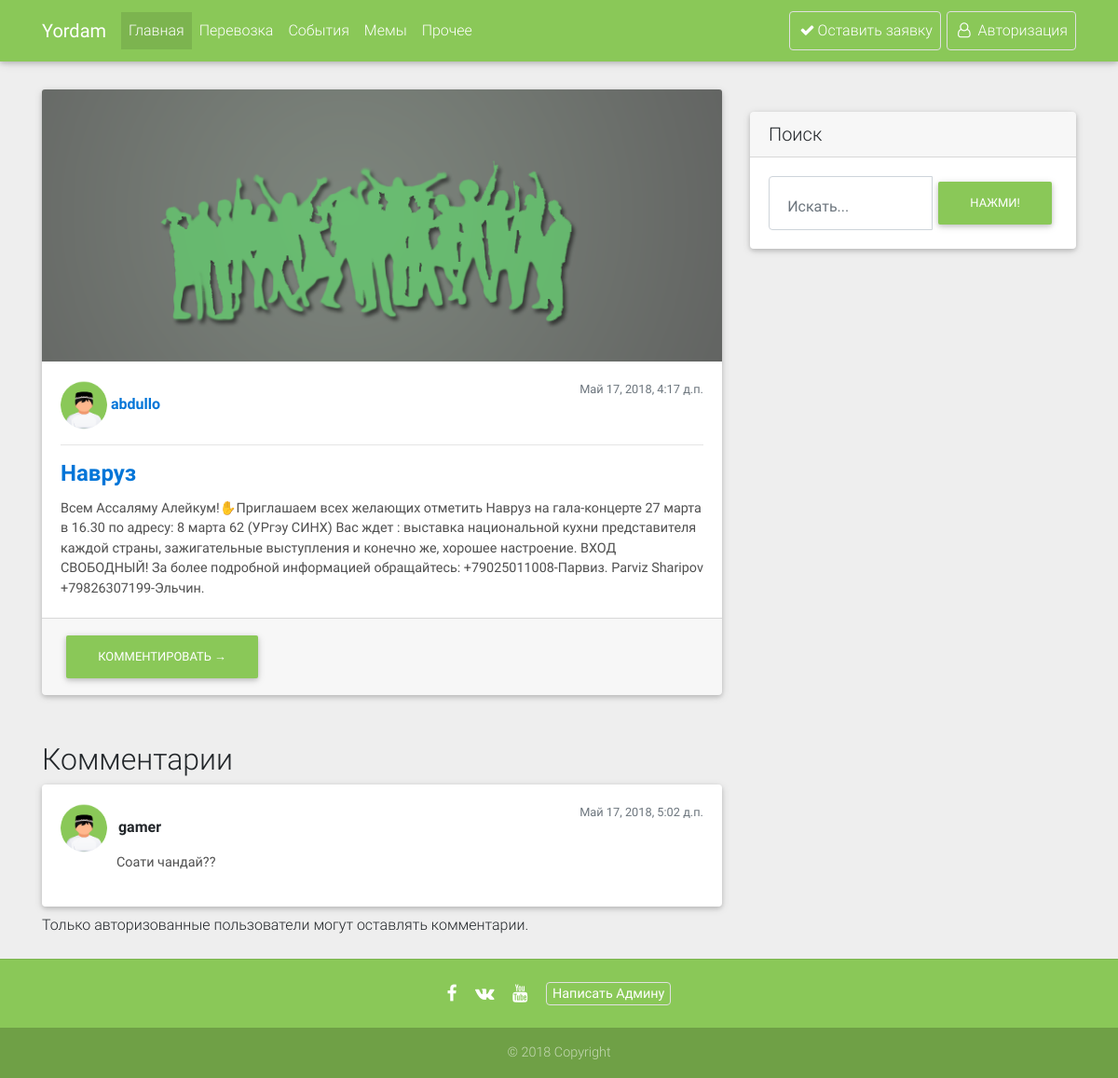
The app's page /post/24/ with its own data.
### post/models.py (models this page shows, shortened)
class Post(models.Model):
    class Meta:
        db_table = "Post"
    post_title = models.CharField("Заголовок", max_length=100)
    post_section = models.ForeignKey(Section, related_name="Категория", on_delete=models.CASCADE, )
    post_author = models.ForeignKey(User, related_name="Автор", on_delete=models.CASCADE, )
    post_date = models.DateTimeField('Дата публикации', default=timezone.now)
    post_content = models.TextField("Ваша Заявка")
    post_photo = models.ImageField("Фото", upload_to='photo', blank=True)
    post_status = models.IntegerField("Статус")
    post_visits = models.IntegerField("Количество Посещений", default=0)
    post_likes = models.IntegerField("Лайки", default=0)
    def save(self, *args, **kwargs):
        print(self.post_photo, self.post_content, self.post_section.id)
        if not self.post_photo:
            self.post_photo = 'category/{}.png'.format(self.post_section.id)
        super(Post, self).save(*args, **kwargs)

class Comment(models.Model):
    class Meta:
        db_table = "comments"
    post_id = models.ForeignKey(Post, on_delete=models.CASCADE, )
    author_id = models.ForeignKey(User, on_delete=models.CASCADE, )
    content = models.TextField('Комментарий')
    pub_date = models.DateTimeField('Дата комментария', default=timezone.now)

### post/views.py (the view)
# urls.py: path(r'<int:pk>/', post_detail, name='post_detail'),
def post_detail(request, pk):
    post = get_object_or_404(Post, pk=pk)
    if request.method == 'GET' and post.post_author != request.user and post.post_status == 1:
        post.post_visits += 1
        post.save()
    if (request.GET.get('DeleteComment')):
        Comment.objects.filter(id=request.GET.get('DeleteComment')).delete()
        return redirect('post:post_detail', post.id)
    context = {}
    context['post'] = post
    context['comments'] = post.comment_set.all()
    comment_form = CommentForm
    context['form'] = comment_form
    return render(
        request,
        'post_detail.html',
        context=context
    )

### post/templates/post_detail.html (shortened to what this page needs)
{% extends 'base.html' %}
{% load staticfiles %}
{% block content %}
    <div class="row mb-4 wow fadeIn">
                <div class="col-md-8">
                      <div class="card mb-1">
                        <img class="card-img-top" src="{{ post.post_photo.url }}" alt="Card image cap">
                        <div class="card-body">
                            <small class="text-muted float-right">{{ post.post_date }} </small>
                            <ul class="list-inline mb-0">
                                <li class="list-inline-item m-0">
                                    <div class="avatar mx-auto white"><img src="{% static "img/ava.png" %}" alt="avatar mx-auto white" width="50" height="50" class="rounded-circle img-fluid">
                                    </div>
                                </li>
                                <li class="list-inline-item m-0"><a class="" href=""><strong>{{ post.post_author }}</strong></a>
                                </li>
                            </ul>
                            <hr>
                            <div class="row">
                                <div class="col-md-8">
                                    <h4 class="card-title"> <strong><a href="{% url 'post:post_detail' post.id %}"> {{ post.post_title }} </a> </strong></h4>
                                </div>
                            </div>
                          <p class="card-text">{{ post.post_content }} </p>
                        </div>
                        <div class="card-footer">
                          <a href="#" class="btn success-color">Комментировать &rarr;</a>
                        </div>
                      </div>
                <h2 style="margin-top: 50px">Комментарии</h2>
                {% for comment in comments %}
                    <div class="card mb-2">
                        <div class="card-body">
                            <small class="text-muted float-right">{{ comment.pub_date }} </small>
                            <ul class="list-inline mb-0">
                                <li class="list-inline-item">
                            <div class="avatar mx-auto white"><img src="{% static "img/ava.png" %}" alt="avatar mx-auto white" width="50" height="50" class="rounded-circle img-fluid">
                            </div>
                                </li>
                                <li class="list-inline-item">
                                    <strong>{{ comment.author_id.get_full_name|default:comment.author_id.username }}</strong>&nbsp;&nbsp;
                                </li>
                            </ul>
                                    <div class="card-text" style="margin-left: 60px">
                                    <p>{{ comment.content|safe }}</p>
                                </div>
                        </div>
                        </div>
                {% endfor %}
                {% if not form %}
                {% else %}
                    <div class="panel panel-warning">
                        <div class="panel-body">
                            Только авторизованные пользователи могут оставлять комментарии.<br />
                        </div>
                    </div>
                {% endif %}
                </div>
                <div class="col-md-4">
                      <div class="card my-4">
                        <h5 class="card-header">Поиск</h5>
                        <div class="card-body">
                          <div class="input-group">
                            <input type="text" class="form-control" placeholder="Искать...">
                            <span class="input-group-btn">
                              <button class="btn success-color" type="button">Нажми!</button>
                            </span>
                          </div>
                        </div>
                      </div>
                </div>
            </div>
{% endblock %}

### home/templates/base.html (shortened to what this page needs)
{% load staticfiles %}
<!DOCTYPE html>
<html lang="en">
<head>
    <link rel="stylesheet" href="https://maxcdn.bootstrapcdn.com/font-awesome/4.7.0/css/font-awesome.min.css">
    <link href="{% static "css/bootstrap.css" %}" rel="stylesheet">
    <link href="{% static "css/mdb.css" %}" rel="stylesheet">
    <link href="{% static "css/style.css" %}" rel="stylesheet">
</head>
<body class="grey lighten-3">
    <header>
        <nav class="navbar fixed-top navbar-expand-lg navbar-light white scrolling-navbar success-color">
            <div class="container">
                <a class="navbar-brand waves-effect" href={% url 'home' %}>
                    <strong class="white-text">Yordam</strong>
                <div class="collapse navbar-collapse" id="navbarSupportedContent">
                    <ul class="navbar-nav mr-auto">
                        <li class="nav-item active">
                            <a class="nav-link waves-effect white-text" href={% url 'home' %}>Главная
                        </li>
                        <li class="nav-item">
                            <a class="nav-link waves-effect white-text" href="https://mdbootstrap.com/material-design-for-bootstrap/" target="_blank">Перевозка</a>
                        </li>
                        <li class="nav-item">
                            <a class="nav-link waves-effect white-text" href="https://mdbootstrap.com/getting-started/" target="_blank">События</a>
                        </li>
                        <li class="nav-item">
                            <a class="nav-link waves-effect white-text" href="https://mdbootstrap.com/getting-started/" target="_blank">Мемы</a>
                        </li>
                        <li class="nav-item">
                            <a class="nav-link waves-effect white-text" href="https://mdbootstrap.com/bootstrap-tutorial/" target="_blank">Прочее</a>
                        </li>
                    </ul>
                    <ul class="navbar-nav nav-flex-icons">
                        <li style="margin-right: 6px" class="nav-item">
                            <a href="{% url 'add' %}" class="nav-link border border-light rounded waves-effect success-color white-text"
                                >
                                <i class="fa fa-check"></i>Оставить заявку
                            </a>
                        </li>
                        <li class="nav-item">
                            {% if user.is_authenticated %}
                                <div class="dropdown">
                                    <div class="avatar mx-auto dropdown-toggle white-text"  id="dropdownMenu1" data-toggle="dropdown" aria-haspopup="true" aria-expanded="false"><img src="{% static "img/ava.png" %}" alt="avatar mx-auto" width="50" height="50" class="rounded-circle img-fluid white-text">
                                    </div>
                                    <div class="dropdown-menu dropdown-success">
                                        <a class="dropdown-item" href="#">Профиль</a>
                                        <a class="dropdown-item" href="#">Уведомления</a>
                                        <a class="dropdown-item" href="#">Настройки</a>
                                        <div class="dropdown-divider"></div>
                                        <a class="dropdown-item" href={% url 'logout' %}>Выйти</a>
                                    </div>
                                </div>
                                </li>
                            {% else %}
                                <a href="{% url 'login' %}" class="nav-link border border-light rounded waves-effect success-color white-text">
                                    <i class="fa fa-user-o pr-2"></i>Авторизация
                                </a>
                            {% endif %}
                        </li>
                    </ul>
                </div>
            </div>
        </nav>
    </header>
    <main class="mt-5 pt-5">
        <div class="container">
            {% block content %}
            {% endblock content %}
        </div>
    </main>
    <footer class="page-footer text-center font-small success-color mt-4">
        <hr class="my-4">
        <div class="pb-4">
            <a href="https://www.facebook.com/mdbootstrap" target="_blank">
                <i class="fa fa-facebook mr-3 fa-lg"></i>
            </a>
            <a href="https://vk.com/" target="_blank">
                <i class="fa fa-vk mr-3 fa-lg"></i>
            </a>
            <a href="https://www.youtube.com/watch?v=7MUISDJ5ZZ4" target="_blank">
                <i class="fa fa-youtube mr-3 fa-lg"></i>
            </a>
            <a href="" >
                <button type="button" class="border border-light rounded waves-effect success-color white-text">Написать Админу</button>
            </a>
        </div>
        <div class="footer-copyright py-3">
            © 2018 Copyright
        </div>
    </footer>
</body>
</html>

### records on screen
Post: post_photo (picture), post_date "Май 17, 2018, 4:17 д.п.", post_author "abdullo", post_title "Навруз", post_content "Всем Ассаляму Алейкум!✋Приглашаем всех желающих отметить Навруз на гала-концерте 27 марта в 16.30 по адресу: 8 марта 62 (УРгэу СИНХ) Вас ждет : выставка национальной кухни представителя каждой страны, зажигательные выступления и конечно же, хорошее настроение. ВХОД СВОБОДНЫЙ! За более подробной информацией обращайтесь: +79025011008-Парвиз. Parviz Sharipov +79826307199-Эльчин."
Comment: pub_date "Май 17, 2018, 5:02 д.п.", author_id.get_full_name "gamer", content "Соати чандай??"
